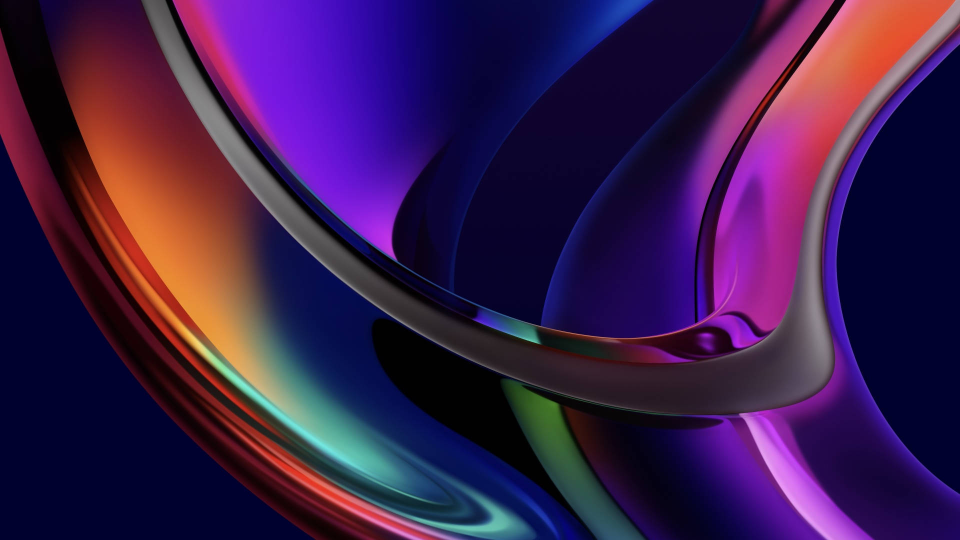
#> input picture hydro/assets/images/ddg.jpg, 1920 x 1080 px (shown at 1/2 size)
$ python least_busy_region.py ../../assets/images/ddg.jpg   (older library calls are emulated)
#> lines starting #> are read from the running program, lines starting #| are printed output that depends on the picture; long printed decimals are rounded
#!/usr/bin/env python3

import os
os.environ["OPENCV_LOG_LEVEL"] = "SILENT"
import cv2
import numpy as np
import argparse
import json

def center_crop(img, target_w, target_h):
    h, w = img.shape[:2]
    if w == target_w and h == target_h:
        return img
    x1 = max(0, (w - target_w) // 2)
    y1 = max(0, (h - target_h) // 2)
    x2 = x1 + target_w
    y2 = y1 + target_h
    return img[y1:y2, x1:x2]

def find_least_busy_region(image_path, region_width=300, region_height=200, screen_width=None, screen_height=None, verbose=False, stride=2, screen_mode="fill", horizontal_padding=50, vertical_padding=50, busiest=False):
#> called with image_path = '../../assets/images/ddg.jpg', region_width = 300, region_height = 200, screen_width = 1920, screen_height = 1080, verbose = False, stride = 10, screen_mode = 'fill'
    img = cv2.imread(image_path, cv2.IMREAD_GRAYSCALE)
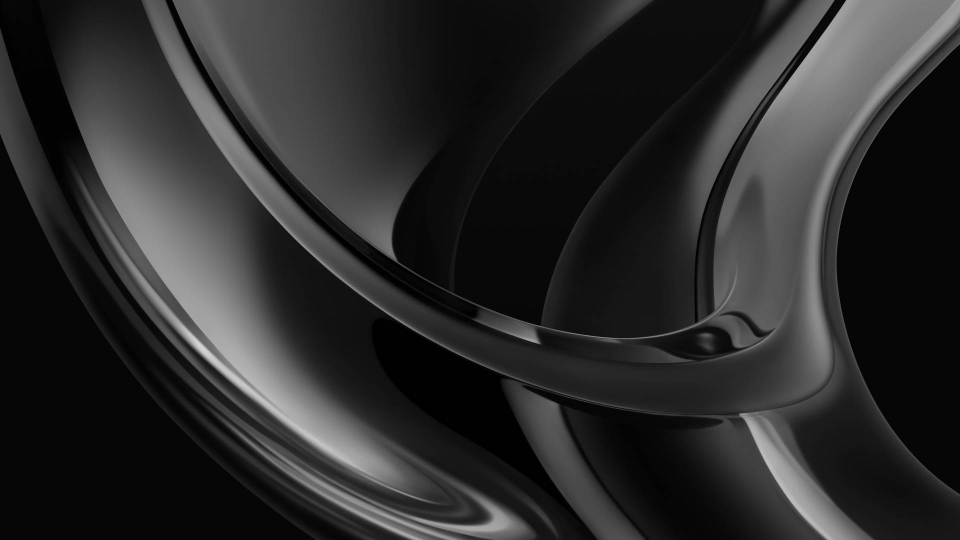
#> img: shape (1080, 1920) (shown at 1/2 size); min 0, max 216, mean 42.6
    if img is None:
        raise FileNotFoundError(f"Image not found: {image_path}")
    orig_h, orig_w = img.shape
#> orig_h = 1080; orig_w = 1920
    scale = 1.0
    if screen_width is not None and screen_height is not None:
        scale_w = screen_width / orig_w
#> scale_w = 1
        scale_h = screen_height / orig_h
#> scale_h = 1
        if screen_mode == "fill":
            scale = max(scale_w, scale_h)
#> scale = 1
        else:
            scale = min(scale_w, scale_h)
        new_w = int(orig_w * scale)
#> new_w = 1920
        new_h = int(orig_h * scale)
#> new_h = 1080
        if verbose:
            print(f"Scaling image from {orig_w}x{orig_h} to {new_w}x{new_h} (scale: {scale:.3f}, mode: {screen_mode})")
        img = cv2.resize(img, (new_w, new_h), interpolation=cv2.INTER_LANCZOS4)
        img = center_crop(img, screen_width, screen_height)
        if verbose:
            print(f"Cropped image to {screen_width}x{screen_height}")
    else:
        if verbose:
            print(f"Using original image size: {orig_w}x{orig_h}")
    arr = img.astype(np.float64)
    h, w = arr.shape
#> h = 1080; w = 1920
    stride = max(1, int(stride) if stride else 1)
    if horizontal_padding * 2 >= w or vertical_padding * 2 >= h:
        horizontal_padding = max(0, min(horizontal_padding, (w - 1) // 2))
        vertical_padding = max(0, min(vertical_padding, (h - 1) // 2))
    max_region_w = w - 2 * horizontal_padding
#> max_region_w = 1820
    max_region_h = h - 2 * vertical_padding
#> max_region_h = 980
    if max_region_w <= 0 or max_region_h <= 0:
        raise ValueError("Image too small for the specified padding.")
    if region_width > max_region_w:
        if verbose:
            print(f"Requested region_width {region_width} too large; clamping to {max_region_w}")
        region_width = max_region_w
    if region_height > max_region_h:
        if verbose:
            print(f"Requested region_height {region_height} too large; clamping to {max_region_h}")
        region_height = max_region_h
    integral = cv2.integral(arr, sdepth=cv2.CV_64F)[1:,1:]
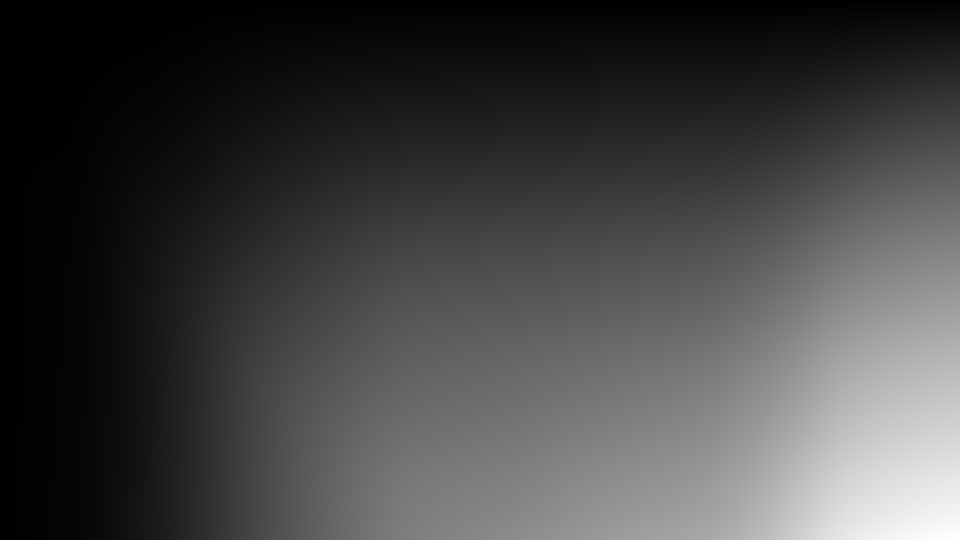
#> integral: shape (1080, 1920) float64 (shown at 1/2 size); min 3, max 88324085, mean 23399800.1; drawn with min black and max white
    integral_sq = cv2.integral(arr**2, sdepth=cv2.CV_64F)[1:,1:]
    def region_sum(ii, x1, y1, x2, y2):
        total = ii[y2, x2]
        if x1 > 0:
            total -= ii[y2, x1-1]
        if y1 > 0:
            total -= ii[y1-1, x2]
        if x1 > 0 and y1 > 0:
            total += ii[y1-1, x1-1]
        return total
    min_var = None
    max_var = None
    min_coords = (horizontal_padding, vertical_padding)
    max_coords = (horizontal_padding, vertical_padding)
    area = region_width * region_height
    x_start = horizontal_padding
    y_start = vertical_padding
    x_end = w - region_width - horizontal_padding + 1
#> x_end = 1571
    y_end = h - region_height - vertical_padding + 1
#> y_end = 831
    if x_end < x_start:
        x_end = x_start
    if y_end < y_start:
        y_end = y_start
    for y in range(y_start, y_end + 1, stride):
        for x in range(x_start, x_end + 1, stride):
            x1, y1 = x, y
            x2, y2 = x + region_width - 1, y + region_height - 1
            if x2 >= w or y2 >= h:
                continue  # Skip out-of-bounds window
            s = region_sum(integral, x1, y1, x2, y2)
            s2 = region_sum(integral_sq, x1, y1, x2, y2)
            mean = s / area
            var = (s2 / area) - (mean ** 2)
            if (min_var is None) or (var < min_var):
                min_var = var
                min_coords = (x, y)
            if (max_var is None) or (var > max_var):
                max_var = var
                max_coords = (x, y)
#> this loop made 79 passes
    if busiest:
        return max_coords, max_var
    else:
        return min_coords, min_var

# [146 lines left out: functions find_largest_region, draw_region, draw_largest_region, not called in this run]

def get_dominant_color(image_path, x, y, w, h, screen_width=None, screen_height=None, screen_mode="fill"):
#> called with image_path = '../../assets/images/ddg.jpg', x = 50, y = 830, w = 300, h = 200, screen_width = 1920, screen_height = 1080, screen_mode = 'fill'
    img = cv2.imread(image_path)
#> img is the input picture: shape (1080, 1920, 3); mean B, G, R 75.3, 28.3, 58.1
    if img is None:
        raise FileNotFoundError(f"Image not found: {image_path}")
    orig_h, orig_w = img.shape[:2]
    if screen_width is not None and screen_height is not None:
        scale_w = screen_width / orig_w
        scale_h = screen_height / orig_h
        if screen_mode == "fill":
            scale = max(scale_w, scale_h)
        else:
            scale = min(scale_w, scale_h)
        new_w = int(orig_w * scale)
        new_h = int(orig_h * scale)
        img = cv2.resize(img, (new_w, new_h), interpolation=cv2.INTER_LANCZOS4)
        img = center_crop(img, screen_width, screen_height)
    x = max(0, x)
    y = max(0, y)
    w = max(1, min(w, img.shape[1] - x))
    h = max(1, min(h, img.shape[0] - y))
    region = img[y:y+h, x:x+w]
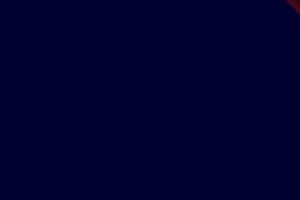
#> region: shape (200, 300, 3); mean B, G, R 47, 1, 0.1
    if region.size == 0 or region.shape[0] == 0 or region.shape[1] == 0:
        return [0, 0, 0]
    region = region.reshape((-1, 3))
    non_black = region[np.any(region > 10, axis=1)]
    if non_black.shape[0] == 0:
        non_black = region
    region = np.float32(non_black)
    if region.shape[0] < 3:
        return [int(x) for x in np.mean(region, axis=0)]
    criteria = (cv2.TERM_CRITERIA_EPS + cv2.TERM_CRITERIA_MAX_ITER, 10, 1.0)
    K = min(3, region.shape[0])
    _, labels, centers = cv2.kmeans(region, K, None, criteria, 10, cv2.KMEANS_RANDOM_CENTERS)
    counts = np.bincount(labels.flatten())
    dominant = centers[np.argmax(counts)]
    return [int(x) for x in reversed(dominant)]

def main():
    parser = argparse.ArgumentParser(description="Find least busy region in an image and output a JSON. Made for determining a suitable position for a wallpaper widget.")
    parser.add_argument("image_path", help="Path to the input image")
    parser.add_argument("--width", type=int, default=300, help="Region width")
    parser.add_argument("--height", type=int, default=200, help="Region height")
    parser.add_argument("-v", "--visual-output", action="store_true", help="Output image with rectangle")
    parser.add_argument("--screen-width", type=int, default=1920, help="Screen width for wallpaper scaling")
    parser.add_argument("--screen-height", type=int, default=1080, help="Screen height for wallpaper scaling")
    parser.add_argument("--stride", type=int, default=10, help="Step size for sliding window (higher is faster, less precise)")
    parser.add_argument("--screen-mode", choices=["fill", "fit"], default="fill", help="Wallpaper scaling mode: 'fill' (default) or 'fit'")
    parser.add_argument("--verbose", action="store_true", help="Print verbose output")
    parser.add_argument("-l", "--largest-region", action="store_true", help="Find the largest region under the variance threshold and output its center")
    parser.add_argument("-t", "--variance-threshold", type=float, default=1000.0, help="Variance threshold for largest region mode")
    parser.add_argument("--aspect-ratio", type=float, default=1.78, help="Aspect ratio (width/height) for largest region mode")
    parser.add_argument("--horizontal-padding", "-hp", type=int, default=50, help="Minimum horizontal distance from region to image edge")
    parser.add_argument("--vertical-padding", "-vp", type=int, default=50, help="Minimum vertical distance from region to image edge")
    parser.add_argument("--busiest", action="store_true", help="Find the busiest region instead of the least busy")
    args = parser.parse_args()

    if args.largest_region:
        center, size, var = find_largest_region(
            args.image_path,
            screen_width=args.screen_width,
            screen_height=args.screen_height,
            verbose=args.verbose,
            stride=args.stride,
            screen_mode=args.screen_mode,
            threshold=args.variance_threshold,
            aspect_ratio=args.aspect_ratio,
            horizontal_padding=args.horizontal_padding,
            vertical_padding=args.vertical_padding
        )
        if center:
            if args.visual_output:
                draw_largest_region(args.image_path, center, size, screen_width=args.screen_width, screen_height=args.screen_height, screen_mode=args.screen_mode)
            cx, cy = center
            region_w, region_h = size
            x1 = cx - region_w // 2
            y1 = cy - region_h // 2
            dominant_color = get_dominant_color(
                args.image_path, x1, y1, region_w, region_h,
                screen_width=args.screen_width, screen_height=args.screen_height, screen_mode=args.screen_mode
            )
            dominant_color_hex = '#{:02x}{:02x}{:02x}'.format(*dominant_color)
            print(json.dumps({
                "center_x": center[0],
                "center_y": center[1],
                "width": size[0],
                "height": size[1],
                "variance": var,
                "dominant_color": dominant_color_hex
            }))
        else:
            print(json.dumps({"error": "No region found under the threshold."}))
        return

    coords, variance = find_least_busy_region(
        args.image_path,
        region_width=args.width,
        region_height=args.height,
        screen_width=args.screen_width,
        screen_height=args.screen_height,
        verbose=args.verbose,
        stride=args.stride,
        screen_mode=args.screen_mode,
        horizontal_padding=args.horizontal_padding,
        vertical_padding=args.vertical_padding,
        busiest=args.busiest
    )
    if args.visual_output:
        draw_region(args.image_path, coords, region_width=args.width, region_height=args.height, screen_width=args.screen_width, screen_height=args.screen_height, screen_mode=args.screen_mode)
    center_x = coords[0] + args.width // 2
    center_y = coords[1] + args.height // 2
    dominant_color = get_dominant_color(
        args.image_path, coords[0], coords[1], args.width, args.height,
        screen_width=args.screen_width, screen_height=args.screen_height, screen_mode=args.screen_mode
    )
    dominant_color_hex = '#{:02x}{:02x}{:02x}'.format(*dominant_color)
    print(json.dumps({
        "center_x": center_x,
        "center_y": center_y,
        "width": args.width,
        "height": args.height,
        "variance": variance,
        "dominant_color": dominant_color_hex
    }))
#| {"center_x": 200, "center_y": 930, "width": 300, "height": 200, "variance": 0.6952, "dominant_color": "#00012e"}

if __name__ == "__main__":
    main()

$ run again, on hydro/assets/images/hydro.png
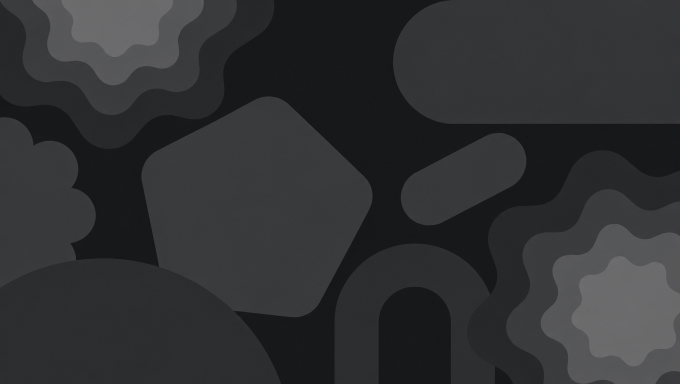
#> input picture hydro/assets/images/hydro.png, 1360 x 768 px (shown at 1/2 size)
#> in find_least_busy_region, `integral = cv2.integral(arr, sdepth=cv2.CV_64F)[1:,1:]`:
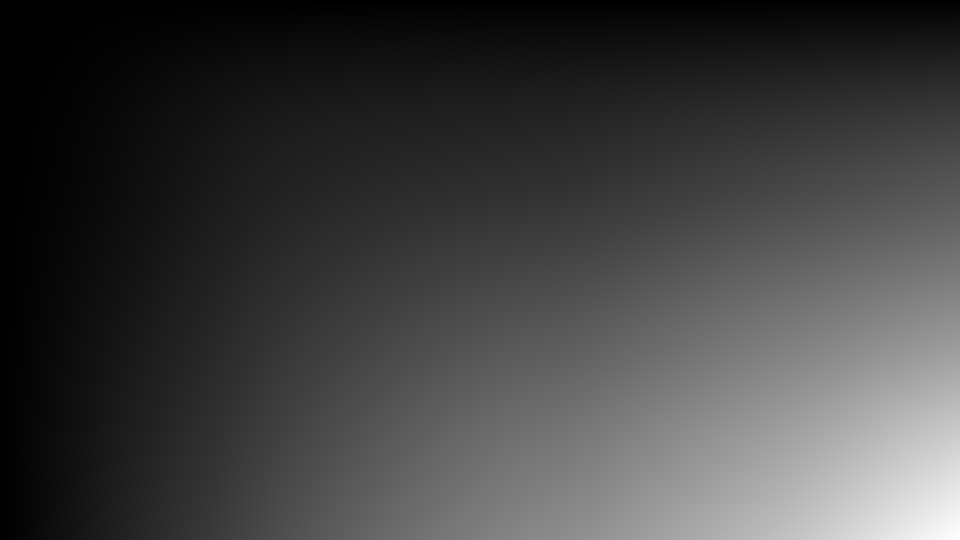
#> integral: shape (1080, 1920) float64 (shown at 1/2 size); min 57, max 100719454, mean 25516680.7; drawn with min black and max white
#> the loop in find_least_busy_region, `for y in range(y_start, y_end + 1, stride):` made 79 passes
#> in get_dominant_color, img is the input picture: shape (768, 1360, 3); mean B, G, R 50.7, 49.2, 48.5
#| {"center_x": 200, "center_y": 920, "width": 300, "height": 200, "variance": 0.2835, "dominant_color": "#2c2d2f"}
